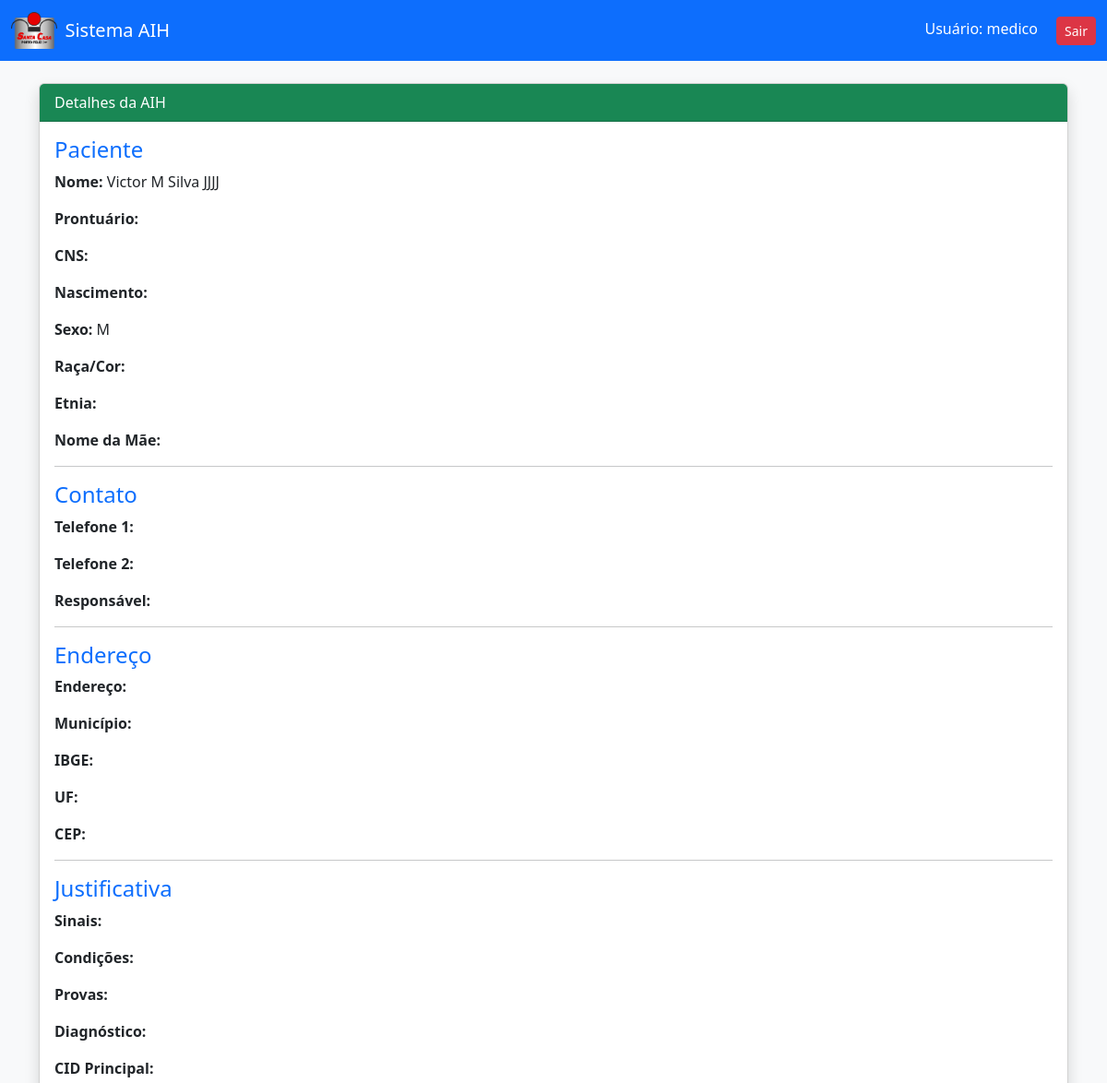
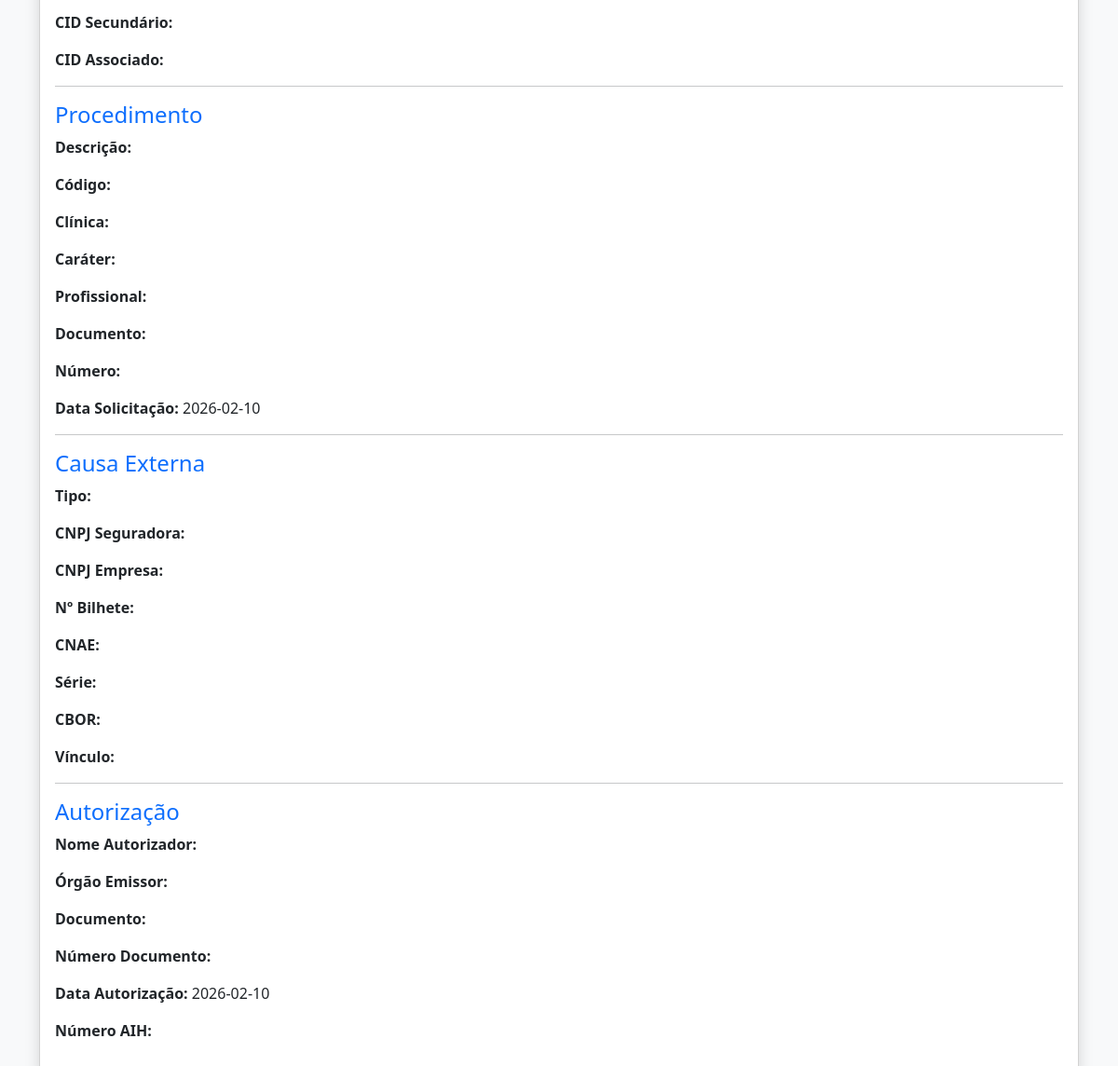
Page /ver_aih/16 (signed in) on the committed database (2 pictures, top to bottom).
### tables this page shows
CREATE TABLE aih (
        id INTEGER PRIMARY KEY AUTOINCREMENT,

        -- PACIENTE
        nome_paciente TEXT,
        prontuario TEXT,
        cns TEXT,
        data_nascimento TEXT,
        sexo TEXT,
        raca_cor TEXT,
        etnia TEXT,
        nome_mae TEXT,
        telefone1 TEXT,
        telefone2 TEXT,
        responsavel TEXT,
        endereco TEXT,
        municipio TEXT,
        ibge TEXT,
        uf TEXT,
        cep TEXT,

        -- JUSTIFICATIVA
        sinais TEXT,
        condicoes TEXT,
        provas TEXT,
        diagnostico TEXT,
        cid_principal TEXT,
        cid_secundario TEXT,
        cid_associado TEXT,

        -- PROCEDIMENTO
        descricao_procedimento TEXT,
        codigo_procedimento TEXT,
        clinica TEXT,
        carater TEXT,
        doc_prof TEXT,
        numero_doc_prof TEXT,
        nome_prof TEXT,
        data_solicitacao TEXT,

        -- CAUSA EXTERNA
        tipo_acidente TEXT,
        cnpj_seguradora TEXT,
        cnpj_empresa TEXT,
        numero_bilhete TEXT,
        cnae TEXT,
        serie TEXT,
        cbor TEXT,
        vinculo_empresa TEXT,

        -- AUTORIZAÇÃO
        nome_autorizador TEXT,
        orgao_emissor TEXT,
        doc_autorizador TEXT,
        numero_doc_autorizador TEXT,
        data_autorizacao TEXT,
        numero_autorizacao TEXT,

        -- ARQUIVO
        arquivo_pdf TEXT,
        necessita_apa TEXT,
        status TEXT DEFAULT 'Pendente'

    , data_reprovacao TEXT, usuario_aprovacao TEXT, data_aprovacao TEXT, usuario_reprovacao TEXT);

### app.py (the view)
@app.route("/ver_aih/<int:id>")
@login_required
def ver_aih(id):
    conn = conectar_db()
    conn.row_factory = sqlite3.Row
    cursor = conn.cursor()
    cursor.execute("SELECT * FROM aih WHERE id = ?", (id,))
    dados = cursor.fetchone()
    conn.close()
    return render_template("ver_aih.html", dados=dados)

### app.py (called while the page is built)
def conectar_db():
    caminho = os.path.abspath("aih.db")
    conn = sqlite3.connect(
        caminho,
        timeout=10,
        check_same_thread=False
    )
    conn.row_factory = sqlite3.Row
    return conn

def login_required(func):
    @wraps(func)
    def wrapper(*args, **kwargs):
        if "usuario" not in session:
            return redirect(url_for("login"))
        return func(*args, **kwargs)
    return wrapper

@app.context_processor
def injetar_logo_santa_casa():
    static_dir = os.path.join(os.path.dirname(__file__), "static")
    for arquivo_logo in LOGO_CANDIDATOS:
        if os.path.exists(os.path.join(static_dir, arquivo_logo)):
            return {"logo_santa_casa": arquivo_logo}
    return {"logo_santa_casa": None}

### templates/ver_aih.html
{% extends "base.html" %}
{% block content %}
<div class="card shadow">
<div class="card-header bg-success text-white">
Detalhes da AIH
</div>
<div class="card-body">
<h4 class="text-primary">Paciente</h4>
<p><b>Nome:</b> {{ dados.nome_paciente }}</p>
<p><b>Prontuário:</b> {{ dados.prontuario }}</p>
<p><b>CNS:</b> {{ dados.cns }}</p>
<p><b>Nascimento:</b> {{ dados.data_nascimento }}</p>
<p><b>Sexo:</b> {{ dados.sexo }}</p>
<p><b>Raça/Cor:</b> {{ dados.raca_cor }}</p>
<p><b>Etnia:</b> {{ dados.etnia }}</p>
<p><b>Nome da Mãe:</b> {{ dados.nome_mae }}</p>
<hr>
<h4 class="text-primary">Contato</h4>
<p><b>Telefone 1:</b> {{ dados.telefone1 }}</p>
<p><b>Telefone 2:</b> {{ dados.telefone2 }}</p>
<p><b>Responsável:</b> {{ dados.responsavel }}</p>
<hr>
<h4 class="text-primary">Endereço</h4>
<p><b>Endereço:</b> {{ dados.endereco }}</p>
<p><b>Município:</b> {{ dados.municipio }}</p>
<p><b>IBGE:</b> {{ dados.ibge }}</p>
<p><b>UF:</b> {{ dados.uf }}</p>
<p><b>CEP:</b> {{ dados.cep }}</p>
<hr>
<h4 class="text-primary">Justificativa</h4>
<p><b>Sinais:</b> {{ dados.sinais }}</p>
<p><b>Condições:</b> {{ dados.condicoes }}</p>
<p><b>Provas:</b> {{ dados.provas }}</p>
<p><b>Diagnóstico:</b> {{ dados.diagnostico }}</p>
<p><b>CID Principal:</b> {{ dados.cid_principal }}</p>
<p><b>CID Secundário:</b> {{ dados.cid_secundario }}</p>
<p><b>CID Associado:</b> {{ dados.cid_associado }}</p>
<hr>
<h4 class="text-primary">Procedimento</h4>
<p><b>Descrição:</b> {{ dados.descricao_procedimento }}</p>
<p><b>Código:</b> {{ dados.codigo_procedimento }}</p>
<p><b>Clínica:</b> {{ dados.clinica }}</p>
<p><b>Caráter:</b> {{ dados.carater }}</p>
<p><b>Profissional:</b> {{ dados.nome_prof }}</p>
<p><b>Documento:</b> {{ dados.doc_prof }}</p>
<p><b>Número:</b> {{ dados.numero_doc_prof }}</p>
<p><b>Data Solicitação:</b> {{ dados.data_solicitacao }}</p>
<hr>
<h4 class="text-primary">Causa Externa</h4>
<p><b>Tipo:</b> {{ dados.tipo_acidente }}</p>
<p><b>CNPJ Seguradora:</b> {{ dados.cnpj_seguradora }}</p>
<p><b>CNPJ Empresa:</b> {{ dados.cnpj_empresa }}</p>
<p><b>Nº Bilhete:</b> {{ dados.numero_bilhete }}</p>
<p><b>CNAE:</b> {{ dados.cnae }}</p>
<p><b>Série:</b> {{ dados.serie }}</p>
<p><b>CBOR:</b> {{ dados.cbor }}</p>
<p><b>Vínculo:</b> {{ dados.vinculo_empresa }}</p>
<hr>
<h4 class="text-primary">Autorização</h4>
<p><b>Nome Autorizador:</b> {{ dados.nome_autorizador }}</p>
<p><b>Órgão Emissor:</b> {{ dados.orgao_emissor }}</p>
<p><b>Documento:</b> {{ dados.doc_autorizador }}</p>
<p><b>Número Documento:</b> {{ dados.numero_doc_autorizador }}</p>
<p><b>Data Autorização:</b> {{ dados.data_autorizacao }}</p>
<p><b>Número AIH:</b> {{ dados.numero_autorizacao }}</p>
</div>
</div>
{% endblock %}

### rows in the picture
aih: nome_paciente "Victor M Silva JJJJ", sexo "M", data_solicitacao "2026-02-10", data_autorizacao "2026-02-10"

### other values in the picture
{{ session.usuario }} "medico"
